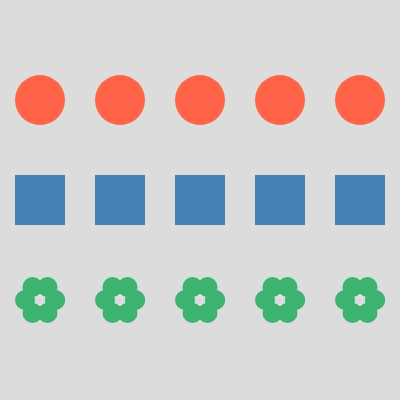
Frame 1 (no input)
Frame 60 (no input): identical to frame 1, image omitted
Frame 120 (the mouse pressed at the canvas centre since frame 60): identical to frame 1, image omitted

The p5.js sketch that drew this single still picture (run headless with seeded random() and noise() and a simulated clock; from frame 60 on, the mouse is pressed at the canvas centre):

// p5.js sketch
// ── sketch.js
/**
 *
 * STEP 3: passing a function into another function.
 *
 * drawRow() knows WHERE to draw things (a row across the canvas).
 * It does not know WHAT to draw. We tell it by passing in a function.
 *
 * Same drawRow(), different callbacks, different results.
 *
 */

function setup() {
  createCanvas(400, 400);
}

function draw() {
  background(220);
  noStroke();

  fill('tomato');
  drawRow(100, drawCircle);

  fill('steelblue');
  drawRow(200, drawSquare);

  fill('mediumseagreen');
  drawRow(300, drawFlower);
}

// shapeFn is a parameter that holds a FUNCTION.
// drawRow calls it 5 times, once for each spot in the row.
function drawRow(y, shapeFn) {
  for (let i = 0; i < 5; i++) {
    let x = 40 + i * 80;
    shapeFn(x, y, 50);
  }
}

// Every shape function takes the same inputs: (x, y, size).
// That's what lets drawRow use any of them.
function drawCircle(x, y, size) {
  circle(x, y, size);
}

function drawSquare(x, y, size) {
  rectMode(CENTER);
  square(x, y, size);
}

function drawFlower(x, y, size) {
  for (let a = 0; a < TWO_PI; a += TWO_PI / 6) {
    circle(x + cos(a) * size * 0.3, y + sin(a) * size * 0.3, size * 0.4);
  }
}

// Try it: write drawGrid(shapeFn) that fills the whole canvas
// with shapes instead of just one row.
